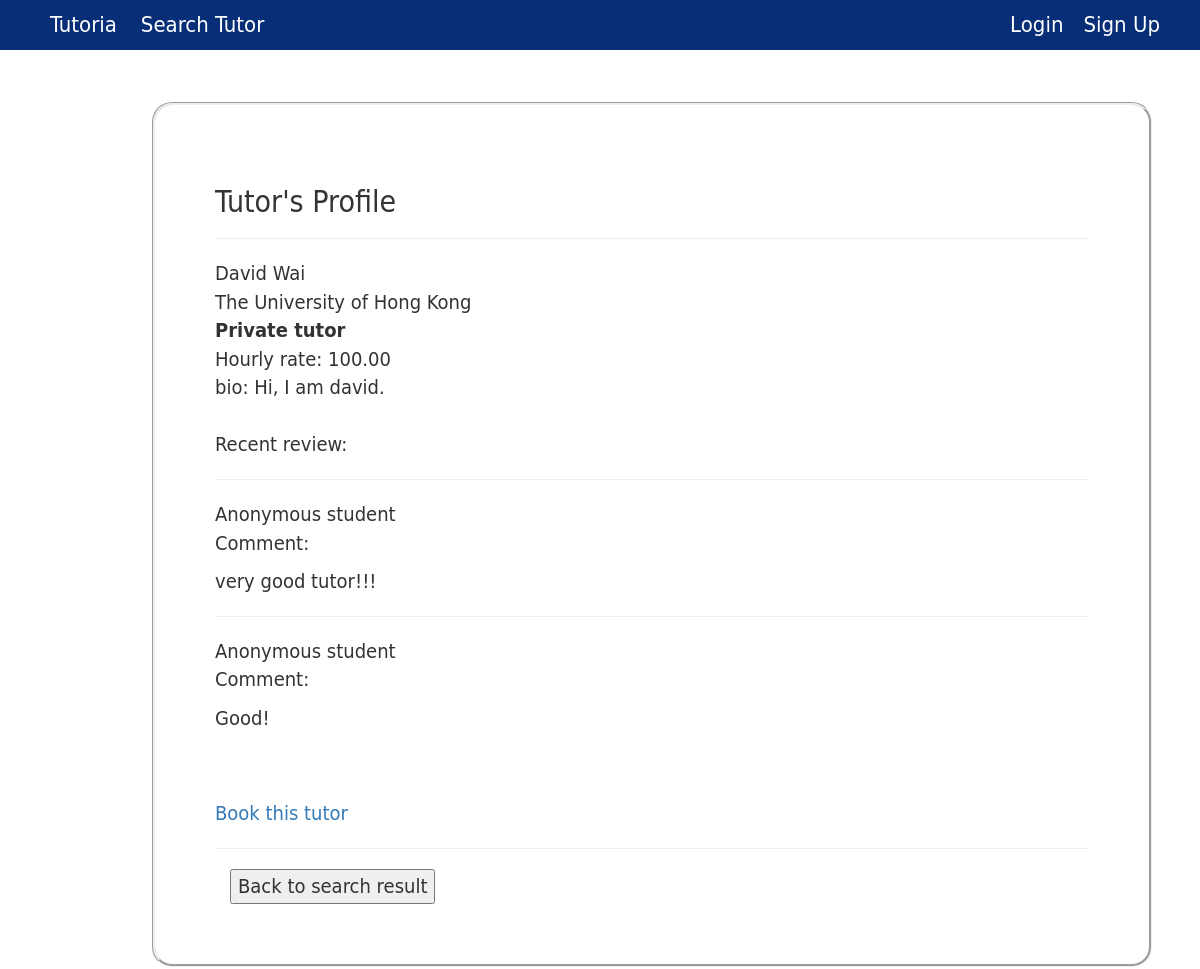
The page /tutorprofile/1 on the database its author committed.
### core/models.py (models this page shows, shortened)
class Tutor(models.Model):
    profile = models.OneToOneField(Profile, on_delete=models.CASCADE)
    tutor_type =  models.ForeignKey(TutorType, blank=True, null=True )
    hourly_rate = models.DecimalField(max_digits=10, decimal_places=2, default=Decimal(0.0))
    tag = models.ManyToManyField(Tag, blank=True)
    university = models.ForeignKey(University, blank=True,null=True)
    course = models.ManyToManyField(Course, blank=True)
    bio = models.CharField(max_length=500, blank=True,null=True)
    @property
    def isPrivateTutor(self):
        return self.tutor_type.tutor_type=="private"

class Profile(models.Model):
    user = models.OneToOneField(User, on_delete=models.CASCADE)
    phone = models.CharField(max_length=20)
    user_type =  models.ForeignKey(UserType)
    wallet = models.OneToOneField(Wallet)
    @property
    def getUserFullName(self):
        user=self.user
        fname=""
        if user.first_name != None:
            fname += user.first_name
        if user.first_name != None and user.last_name != None:
            fname += " " + user.last_name
        elif user.last_name != None:
            fname += user.last_name
        return fname

class University(models.Model):
    name = models.CharField(max_length=50)
    abbrev = models.CharField(max_length=10)

class Review(models.Model):
    tutor = models.ForeignKey(Tutor, on_delete=models.CASCADE)
    student = models.ForeignKey(Student)
    rating = models.IntegerField()
    date = models.DateTimeField()
    comment = models.CharField(max_length=500, blank=True,null=True)
    isAnonymous = models.BooleanField()

### core/views.py (the view)
# urls.py: url(r'^tutorprofile/(?P<tutor_id>[0-9]+)$', views.viewTutorProfile, name='view_tutor_profile'),
def viewTutorProfile(request, tutor_id):
    tutor = get_object_or_404(Tutor, pk=tutor_id)
    reviews = Review.objects.filter(tutor=tutor)
    context= {'tutor':tutor, 'reviews': reviews}
    if len(reviews)<3:
        context['noAverage']=True
    return render(request, 'view_tutor_profile.html', context)

### core/templates/view_tutor_profile.html (shortened to what this page needs)
{% extends 'base.html' %}
{% block content %}
        {% if tutor %}
            <h2>Tutor's Profile</h2>
            <hr/>
            {{tutor.profile.getUserFullName}} <br/>
            {{tutor.university.name}}<br/>
            {% if tutor.isPrivateTutor %}
                <b>Private tutor</b><br/>
                Hourly rate: {{tutor.hourly_rate}}<br/>
            {% else %}
                <b>Contracted tutor</b><br/>
            {% endif %}
            bio: {{tutor.bio}}<br/>
            <br/>
            Recent review: <br/>
            {% if reviews %}
                {% for each in reviews %}
                    <hr/>
                    <p>
                    {% if not each.isAnonymous %}
                        Student name: {{each.student.profile.getUserFullName}}</br>
                    {% else %}
                        Anonymous student</br>
                    {% endif %}
                    Comment:
                    <p>{{each.comment}}</p>
                    </p>
                {% endfor %}
            {% endif %}
            <br/><br/>
            <a href="{% url 'book_tutor' tutor.id %}">Book this tutor</a>
        {% else %}
            <hr/>
            <p>Invalid tutor id</p>
        {% endif %}
        <hr/>
        <div class="form-group">
        <div class="col-xs-7">
        <button onclick="window.history.back();" >Back to search result</button>
        </div>
    </div>
{% endblock %}

### core/static/css/base.css (style rules this page uses)
* { margin:0 auto; padding:0 auto; }
html,body { height:100%; }
a:link { text-decoration: none; }

### rows shown on the page
Tutor: profile.getUserFullName "David Wai", university.name "The University of Hong Kong", hourly_rate "100.00", bio "Hi, I am david."
Review: isAnonymous "Anonymous student", comment "very good tutor!!!"
Review: isAnonymous "Anonymous student", comment "Good!"
